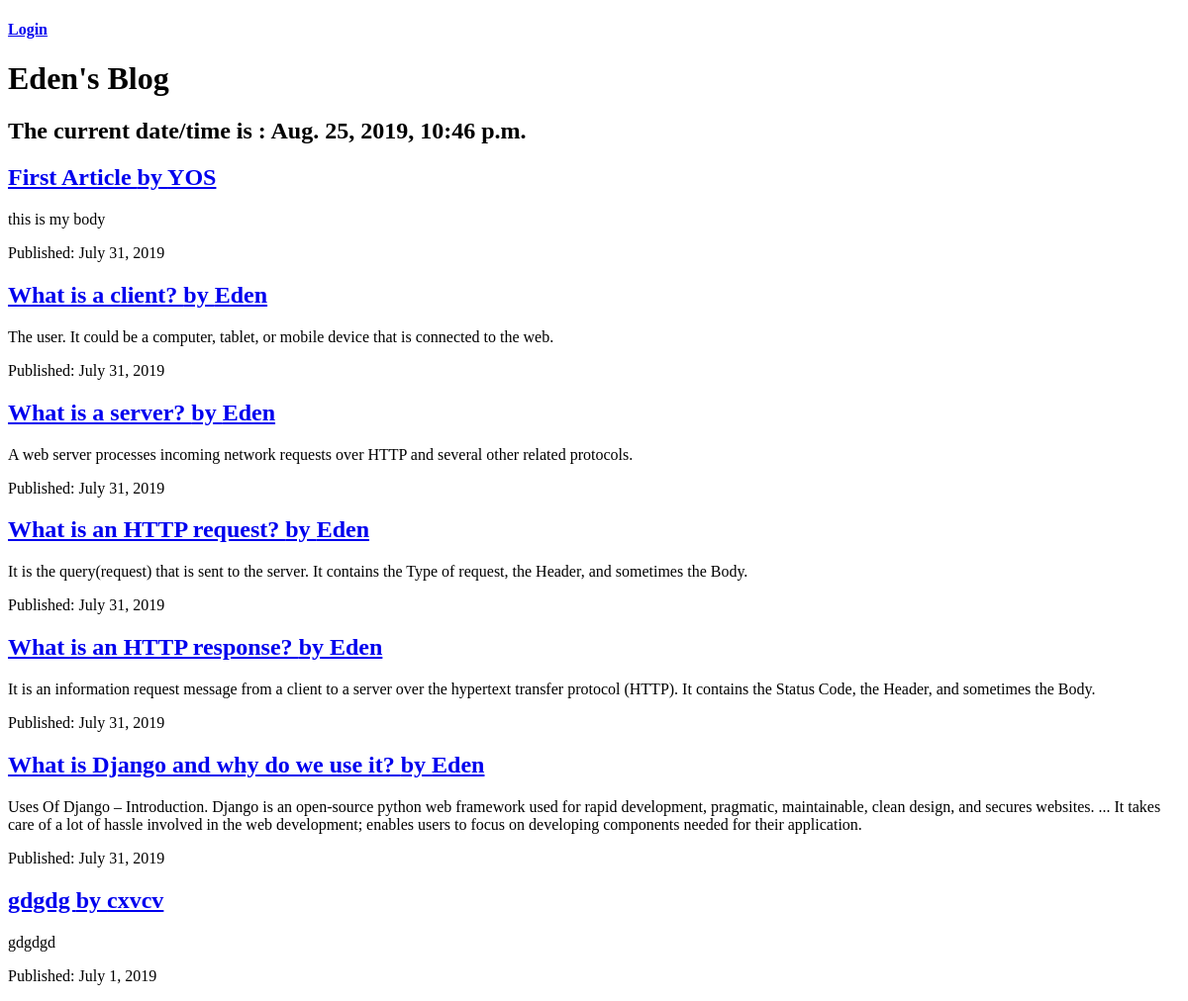
Before: /home/ with the older database file.
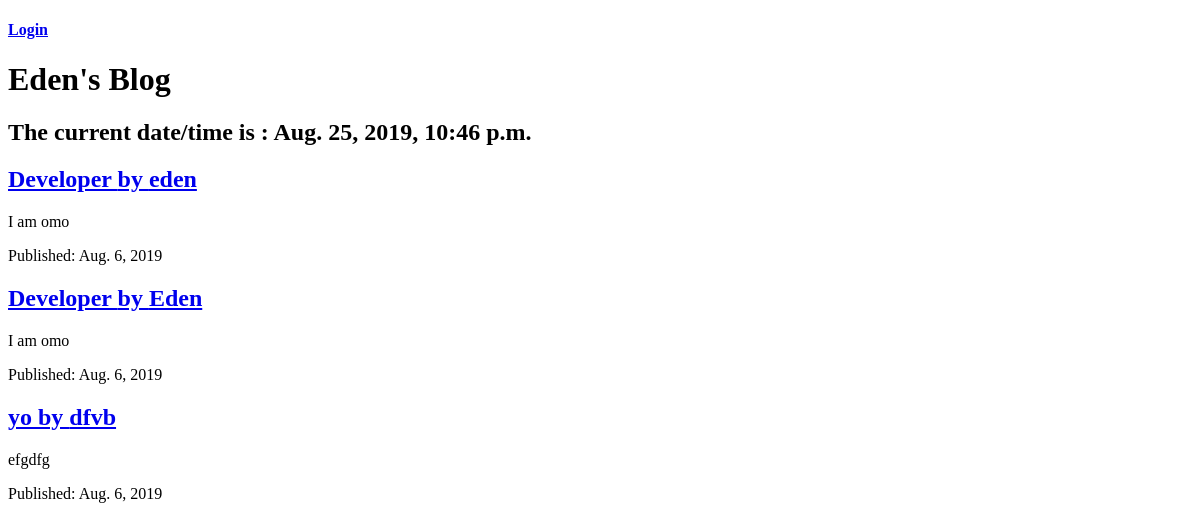
After: the same page with the newer database file.
### blog/models.py (models this page shows)
class Article(models.Model):
    title = models.CharField(max_length=255)
    body = models.TextField(validators=[MinLengthValidator(1)])
    draft = models.BooleanField(default=False)
    published_date = models.DateField(auto_now=True)
    author = models.CharField(max_length=255)

### blog/views.py (the view)
# urls.py: path('home/', home_page),
def home_page(request):
    return render(request, 'index.html', {
        'current_time': datetime.now(),
        'articles': Article.objects.order_by('-published_date')
    })

### blog/templates/index.html
{% extends 'base.html' %}
    {% block content %}
        <h1>Eden's Blog</h1>
        <h2>The current date/time is : {{ current_time }}</h2>
        {% for article in articles %}
            {% if article.draft == False %}
                <article>
                    <a href="{% url 'article_page' id=article.id %}">
                        <h2>{{ article.title }} by {{ article.author }}</h2>
                    </a>
                    <p>{{ article.body }}</p>
                    <p>Published: {{ article.published_date }}</p>
                </article>
            {% endif %}
        {% endfor %}
    {% endblock %}

### blog/templates/base.html (shortened to what this page needs)
<!DOCTYPE html>
<html lang="en">
<head>
</head>
<body>
        {% if request.user.is_authenticated %}
        <h4>Hello, {{request.user.username}} :) </h4>
        <h4><a href="{% url 'logout'   %}">Logout</a></h4>
    {% else %}
        <h4><a href="{% url 'login'   %}">Login</a></h4>
    {% endif %}
    {% block content %}
    {% endblock %}
</body>
</html>

Changed rows visible on the page:
removed Article: title "First Article", author "YOS", body "this is my body", published_date "July 31, 2019"
removed Article: title "What is a server?", author "Eden", body "A web server processes incoming network requests over HTTP and several other related protocols.", published_date "July 31, 2019"
removed Article: title "What is an HTTP request?", author "Eden", body "It is the query(request) that is sent to the server. It contains the Type of request, the Header, and sometimes the Body.", published_date "July 31, 2019"
removed Article: title "What is an HTTP response?", author "Eden", body "It is an information request message from a client to a server over the hypertext transfer protocol (HTTP). It contains the Status Code, the Header, and sometimes the Body.", published_date "July 31, 2019"
removed Article: title "What is Django and why do we use it?", author "Eden", body "Uses Of Django – Introduction. Django is an open-source python web framework used for rapid development, pragmatic, maintainable, clean design, and secures websites. ... It takes care of a lot of hassle involved in the web development; enables users to focus on developing components needed for their application.", published_date "July 31, 2019"
removed Article: title "gdgdg", author "cxvcv", body "gdgdgd", published_date "July 1, 2019"
added Article: title "Developer", author "eden", body "I am omo", published_date "Aug. 6, 2019"
changed Article "Eden": title "What is a client?" → "Developer"; body "The user. It could be a computer, tablet, or mobile device that is connected to the web." → "I am omo"; published_date "July 31, 2019" → "Aug. 6, 2019"
added Article: title "yo", author "dfvb", body "efgdfg", published_date "Aug. 6, 2019"
